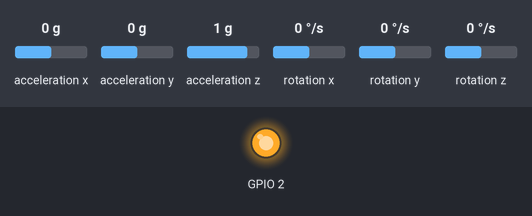
Simulated run of this sketch. Board: ESP32. Shown: output pins drawn as LEDs (lit = HIGH). Wiring (inferred from the names in the program): MPU-6050 motion sensor at I2C address 0x68. The test bench sets the inputs (shaded band); at power-on: acceleration x 0 g, acceleration y 0 g, acceleration z 1 g, rotation x 0 °/s, rotation y 0 °/s, rotation z 0 °/s. What the sketch prints to the serial monitor is not drawn.

Above: at 1.2 s.
1.3 s: acceleration x set to -1.4 g
3.2 s: acceleration y set to -1.4 g
At 8.5 s:
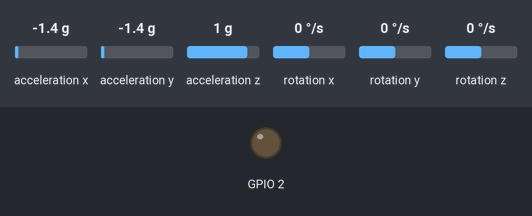
Timing chart, 0 to 10.0 s (numbered marks = the images above; inputs shaded):
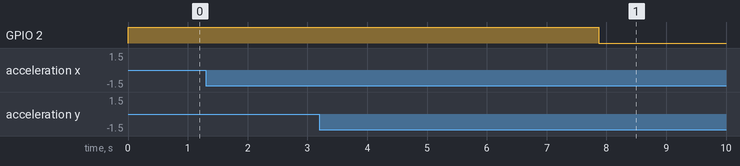

The sketch:

mpu6050.ino
```cpp
#include "Wire.h"

const int MPU_addr = 0x68; // адрес датчика

#define points 4096


void setup() {


  Wire.begin(21,22,400000); // 1.8 sec, default 4 s
  Wire.beginTransmission(MPU_addr);
  Wire.write(0x6B);  // PWR_MGMT_1 register
  Wire.write(0);     // set to zero (wakes up the MPU-6050)
  Wire.endTransmission(true);

/*
 * 4.5 Register 28 – Accelerometer Configuration
ACCEL_CONFIG
Type: Read/Write
Register
(Hex)
Register
(Decimal) Bit7 Bit6 Bit5 Bit4 Bit3 Bit2 Bit1 Bit0
1C 28 XA_ST YA_ST ZA_ST AFS_SEL[1:0] -
D


AFS_SEL selects the full scale range of the accelerometer outputs according to the following table.
AFS_SEL Full Scale Range
0 ± 2g
1 ± 4g
2 ± 8g
3 ± 16

Register 27 – Gyroscope Configuration
GYRO_CONFIG
Type: Read/Write
Register
(Hex)
Register
(Decimal) Bit7 Bit6 Bit5 Bit4 Bit3 Bit2 Bit1 Bit0
1B 27 XG_ST YG_ST ZG_ST FS_SEL[1:0] - - -


FS_SEL selects the full scale range of the gyroscope outputs according to the following table.
FS_SEL Full Scale Range
0 ± 250 °/s
1 ± 500 °/s
2 ± 1000 °/s
3 ± 2000 °/s
 *
 *
 */


  Serial.begin(230400); //921600 115200 460800 2s 2000000 230400
  pinMode(2, OUTPUT);
  digitalWrite(2, HIGH);
}

void loop() {


  long t1 = millis();

  for(int j=0; j<points; j++){

    Wire.beginTransmission(MPU_addr);
    Wire.write(0x3B);  // starting with register 0x3B (ACCEL_XOUT_H)
    Wire.endTransmission(false);
    Wire.requestFrom(MPU_addr, 14, true); // request a total of 14 registers 6 12


    for (int k=0; k<14; k++){
      Serial.write(Wire.read());
    }

    Serial.write(0x0d);
    Serial.write(0x0a);
    delayMicroseconds(275); //590 mks for 6 bytes


  }

  long t2 = millis();

  Serial.println(t2-t1);

  digitalWrite(2, !digitalRead(2));
  Serial.println();
}
```
